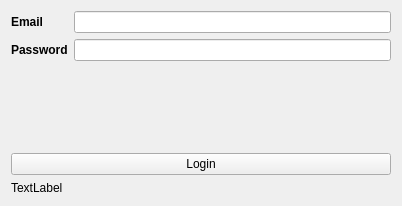
<?xml version="1.0" encoding="UTF-8"?>
<ui version="4.0">
 <class>Form</class>
 <widget class="QWidget" name="Form">
  <property name="geometry">
   <rect>
    <x>0</x>
    <y>0</y>
    <width>402</width>
    <height>206</height>
   </rect>
  </property>
  <property name="windowTitle">
   <string>Form</string>
  </property>
  <layout class="QVBoxLayout" name="verticalLayout_2">
   <item>
    <layout class="QGridLayout" name="gridLayout">
     <item row="0" column="0">
      <widget class="QLabel" name="label">
       <property name="font">
        <font>
         <bold>true</bold>
        </font>
       </property>
       <property name="text">
        <string>Email</string>
       </property>
      </widget>
     </item>
     <item row="1" column="0" colspan="2">
      <widget class="QLabel" name="label_2">
       <property name="font">
        <font>
         <bold>true</bold>
        </font>
       </property>
       <property name="text">
        <string>Password</string>
       </property>
      </widget>
     </item>
     <item row="1" column="2">
      <widget class="QLineEdit" name="lineEdit_2">
       <property name="echoMode">
        <enum>QLineEdit::Password</enum>
       </property>
      </widget>
     </item>
     <item row="0" column="2">
      <widget class="QLineEdit" name="lineEdit"/>
     </item>
    </layout>
   </item>
   <item>
    <spacer name="verticalSpacer">
     <property name="orientation">
      <enum>Qt::Vertical</enum>
     </property>
     <property name="sizeHint" stdset="0">
      <size>
       <width>20</width>
       <height>40</height>
      </size>
     </property>
    </spacer>
   </item>
   <item>
    <layout class="QVBoxLayout" name="verticalLayout">
     <item>
      <widget class="QPushButton" name="pushButton">
       <property name="text">
        <string>Login</string>
       </property>
      </widget>
     </item>
     <item>
      <widget class="QLabel" name="label_3">
       <property name="text">
        <string>TextLabel</string>
       </property>
      </widget>
     </item>
    </layout>
   </item>
  </layout>
 </widget>
 <resources/>
 <connections/>
</ui>
